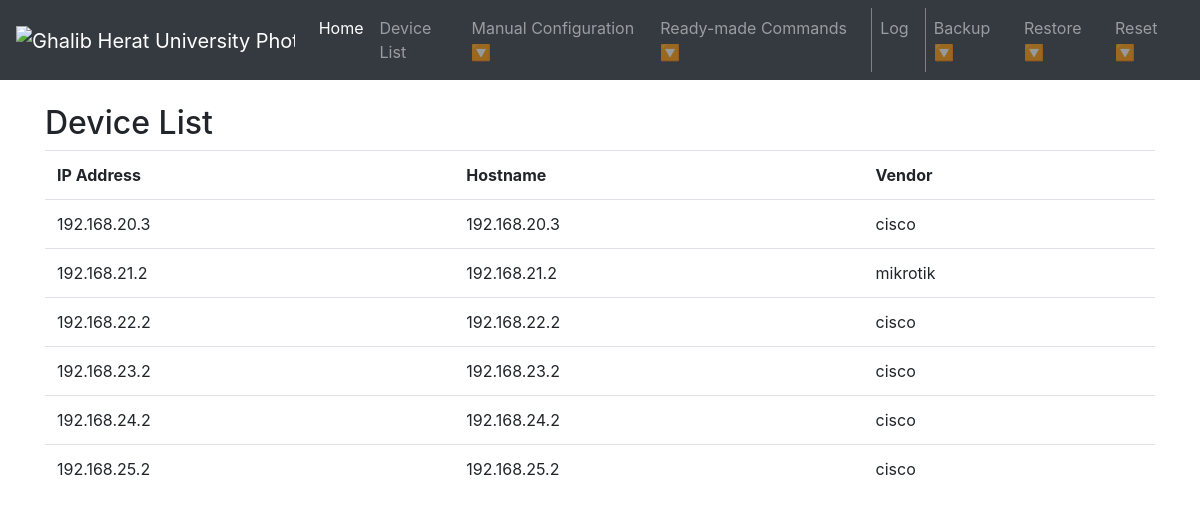
Page /devices/ on the committed database.
### network_automation/models.py (models this page shows, shortened)
class Device(models.Model):
    ip_address = models.CharField(max_length = 255)
    hostname = models.CharField(max_length = 255)
    username = models.CharField(max_length = 255)
    password = models.CharField(max_length = 255)
    ssh_port = models.IntegerField(default = 22)
    VENDOR_CHOICES = (
        ('mikrotik', 'MikroTik'),
        ('cisco','Cisco'),
    )
    vendor = models.CharField(max_length = 255, choices = VENDOR_CHOICES)

### network_automation/views.py (the view)
# urls.py: path('devices/', views.devices, name='devices'),
def devices(request):
    return home_devices.devices(request)

### network_automation/functions/home_devices.py (called while the page is built)
def devices(request):
    all_device = Device.objects.all()
    context = {
        'all_device': all_device,
    }
    return render(request, 'devices.html', context)

### templates/devices.html
{% extends "base.html" %} {% block content %}
<h2 class="mt-4">Device List</h2>
<table class="table">
    <tbody>
        <tr>
            <th>IP Address</th>
            <th>Hostname</th>
            <th>Vendor</th>
        </tr>
        {% for device in all_device %}
        <tr>
            <td>{{ device.ip_address }}</td>
            <td>{{ device.hostname }}</td>
            <td>{{ device.vendor }}</td>
        </tr>
        {% endfor %}
    </tbody>
</table>
{% endblock content %}

### rows in the picture
Device: ip_address "192.168.20.3", hostname "192.168.20.3", vendor "cisco"
Device: ip_address "192.168.21.2", hostname "192.168.21.2", vendor "mikrotik"
Device: ip_address "192.168.22.2", hostname "192.168.22.2", vendor "cisco"
Device: ip_address "192.168.23.2", hostname "192.168.23.2", vendor "cisco"
Device: ip_address "192.168.24.2", hostname "192.168.24.2", vendor "cisco"
Device: ip_address "192.168.25.2", hostname "192.168.25.2", vendor "cisco"
